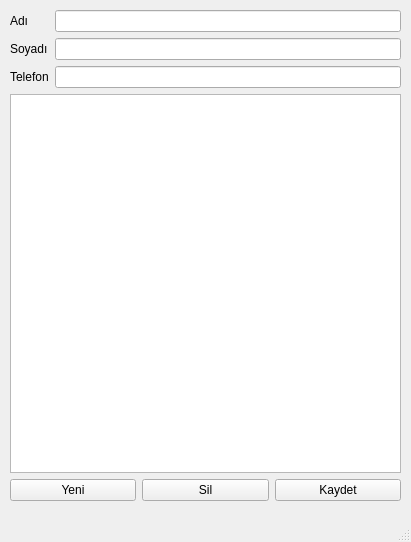
<?xml version="1.0" encoding="UTF-8"?>
<ui version="4.0">
 <class>MainWindow</class>
 <widget class="QMainWindow" name="MainWindow">
  <property name="geometry">
   <rect>
    <x>0</x>
    <y>0</y>
    <width>411</width>
    <height>542</height>
   </rect>
  </property>
  <property name="windowTitle">
   <string>Ornek1</string>
  </property>
  <property name="documentMode">
   <bool>false</bool>
  </property>
  <property name="unifiedTitleAndToolBarOnMac">
   <bool>false</bool>
  </property>
  <widget class="QWidget" name="centralwidget">
   <widget class="QWidget" name="verticalLayoutWidget">
    <property name="geometry">
     <rect>
      <x>10</x>
      <y>10</y>
      <width>391</width>
      <height>491</height>
     </rect>
    </property>
    <layout class="QVBoxLayout" name="verticalLayout">
     <item>
      <layout class="QGridLayout" name="gridLayout">
       <item row="1" column="1">
        <widget class="QLineEdit" name="txtSoyad"/>
       </item>
       <item row="0" column="0">
        <widget class="QLabel" name="label">
         <property name="text">
          <string>Adı</string>
         </property>
        </widget>
       </item>
       <item row="0" column="1">
        <widget class="QLineEdit" name="txtAd"/>
       </item>
       <item row="1" column="0">
        <widget class="QLabel" name="label_2">
         <property name="text">
          <string>Soyadı</string>
         </property>
        </widget>
       </item>
       <item row="2" column="1">
        <widget class="QLineEdit" name="txtTel"/>
       </item>
       <item row="2" column="0">
        <widget class="QLabel" name="label_3">
         <property name="text">
          <string>Telefon</string>
         </property>
        </widget>
       </item>
      </layout>
     </item>
     <item>
      <widget class="QListWidget" name="lstMusteri"/>
     </item>
     <item>
      <layout class="QHBoxLayout" name="horizontalLayout">
       <item>
        <widget class="QPushButton" name="btEkle">
         <property name="text">
          <string>Yeni</string>
         </property>
        </widget>
       </item>
       <item>
        <widget class="QPushButton" name="btSil">
         <property name="text">
          <string>Sil</string>
         </property>
        </widget>
       </item>
       <item>
        <widget class="QPushButton" name="btKaydet">
         <property name="text">
          <string>Kaydet</string>
         </property>
        </widget>
       </item>
      </layout>
     </item>
    </layout>
   </widget>
  </widget>
  <widget class="QMenuBar" name="menubar">
   <property name="geometry">
    <rect>
     <x>0</x>
     <y>0</y>
     <width>411</width>
     <height>21</height>
    </rect>
   </property>
  </widget>
  <widget class="QStatusBar" name="statusbar"/>
 </widget>
 <resources/>
 <connections/>
</ui>
